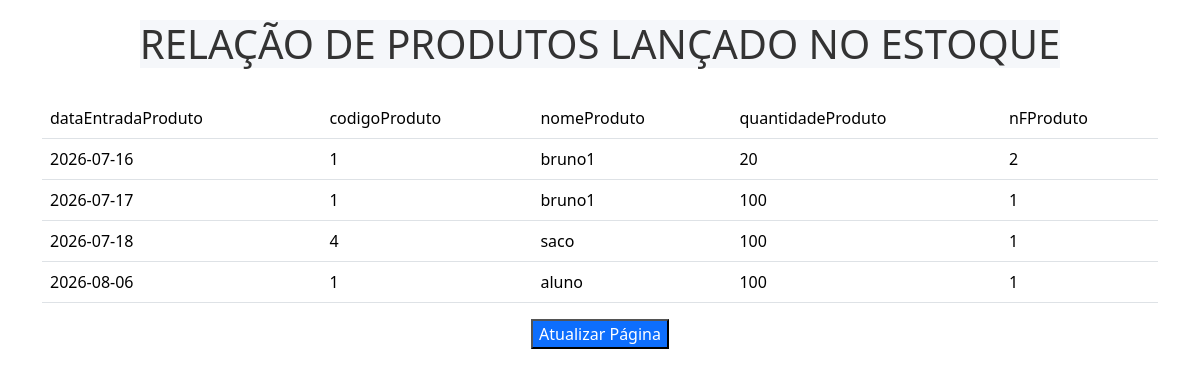
The app's page /listagem/lista_entra_estoque.php (signed in) with its own data.
### tables this page shows
CREATE TABLE `tbentradaestoque` (
  `id_tbentradaestoque` int(11) NOT NULL,
  `dataEntradaProduto` date DEFAULT NULL,
  `codigoProduto` int(11) DEFAULT NULL,
  `nomeProduto` varchar(20) DEFAULT NULL,
  `quantidadeProduto` int(11) DEFAULT NULL,
  `nFProduto` int(11) DEFAULT NULL,
  `tipo` varchar(10) DEFAULT NULL
);

### listagem/lista_entra_estoque.php (the view, shortened to what this page needs)
<!DOCTYPE html>
<html lang="pt-br">
<head>
    <link href="https://cdn.jsdelivr.net/npm/bootstrap@5.3.8/dist/css/bootstrap.min.css" rel="stylesheet">
    <link rel ="stylesheet" href="../css/style.css">
</head>
<body class ="container">
<div class=''style='height:20px'> </div>
<div class='' style='display: flex; justify-content: center '>
     <h1 class='fontemenu'style ='text-transform: uppercase'>Relação de Produtos lançado no Estoque</h1>
</div>
<div class=''style='height:20px'> </div>
<div style ='width: px;height:10px;' > </div>
    <main >
        <table class="table ">
            <thead>
                <tr class=''>
                    <td class =''>dataEntradaProduto</td>
                    <td>codigoProduto</td>
                    <td>nomeProduto</td>
                    <td>quantidadeProduto</td>
                    <td>nFProduto</td>
                </tr>
            </thead>
            <tbody>
                <?php
                    $conexao = mysqli_connect("localhost", "root", "", "bdprojetosenac");
                    $sql = "select * from tbentradaestoque order by dataEntradaProduto";
                    $result = mysqli_query($conexao, $sql);
                    echo"<link rel ='stylesheet' href='../css/style.css'>";
                    while($linha_resultado = mysqli_fetch_array($result)){
                        echo"<tr class =''>";
                        echo "<td class =''> {$linha_resultado['dataEntradaProduto']} </td>";
                        echo "<td> {$linha_resultado['codigoProduto']} </td>";
                        echo "<td> {$linha_resultado['nomeProduto']} </td>";
                        echo "<td> {$linha_resultado['quantidadeProduto']} </td>";
                        echo "<td> {$linha_resultado['nFProduto']} </td>";
                        echo"</tr>";
                    }
                ?>
            </tbody>
        </table>
    </main>
    <div class =''style='display:flex;justify-content:center'>
        <button class='text-bg-primary' type="button"  onclick="window.location.reload();">
            Atualizar Página
        </button>
    </div>
</body>
</html>

### css/style.css (style rules this page uses)
.fontemenu { font-family: 'Segoe UI', Arial, sans-serif; background-color: #f5f7fa; color: #333; margin: 0; padding: 0; text-transform: uppercase }

### records on screen
tbentradaestoque: dataEntradaProduto "2026-07-16", codigoProduto "1", nomeProduto "bruno1", quantidadeProduto "20", nFProduto "2"
tbentradaestoque: dataEntradaProduto "2026-07-17", codigoProduto "1", nomeProduto "bruno1", quantidadeProduto "100", nFProduto "1"
tbentradaestoque: dataEntradaProduto "2026-07-18", codigoProduto "4", nomeProduto "saco", quantidadeProduto "100", nFProduto "1"
tbentradaestoque: dataEntradaProduto "2026-08-06", codigoProduto "1", nomeProduto "aluno", quantidadeProduto "100", nFProduto "1"
